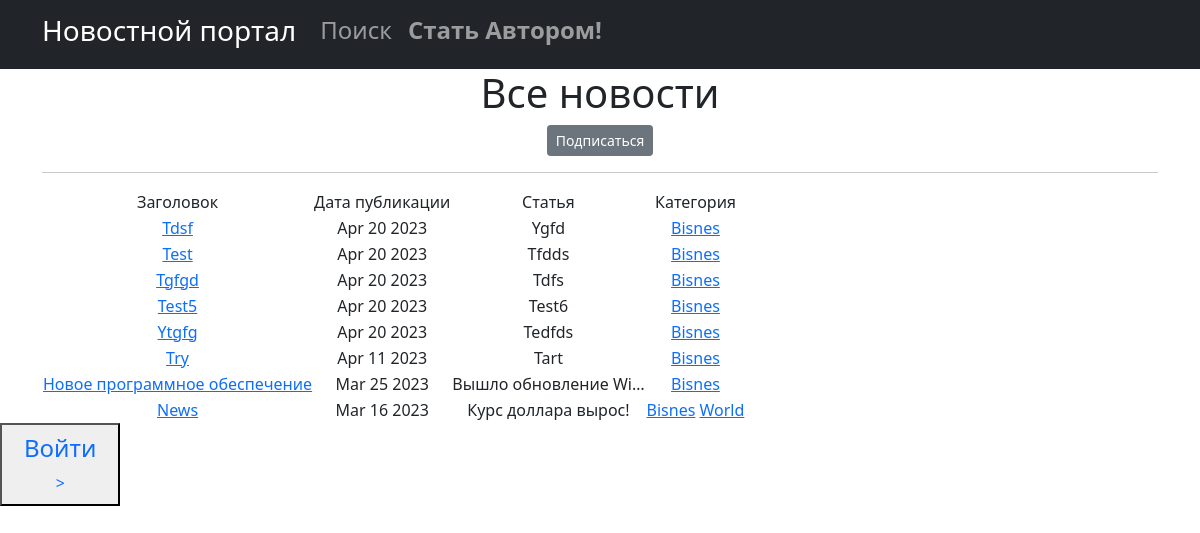
Page /news/categories/1 on the earlier database version.
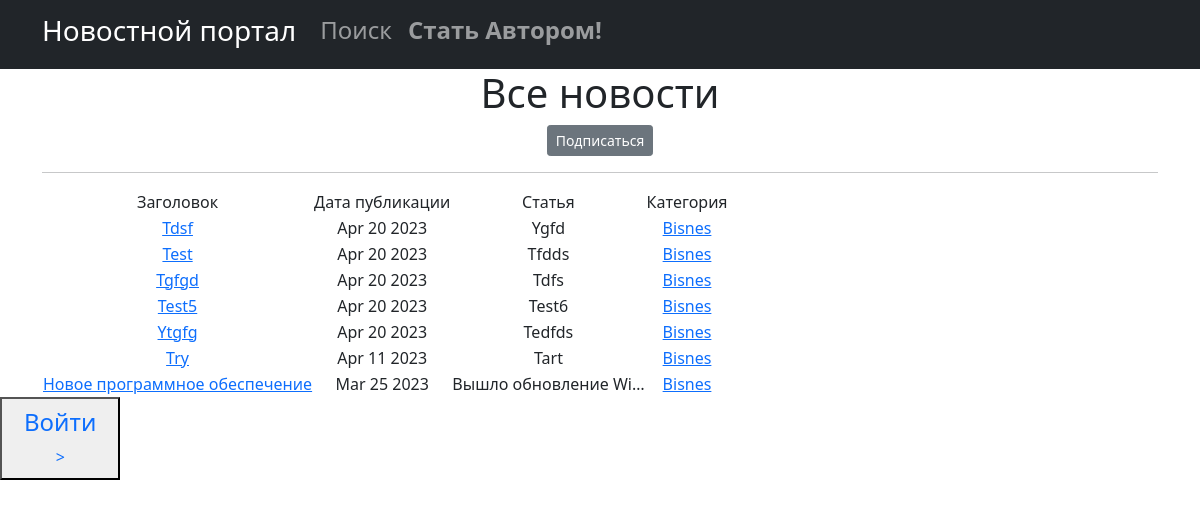
Same page on the later database version.
### new/models.py (models this page shows, shortened)
class Post(models.Model):
    NEWS = 'NW'
    ARTICLE = 'AR'
    CATEGORY_CHOICES = [
        (NEWS, 'Новость'),
        (ARTICLE, 'Статья'),
    ]
    author = models.ForeignKey(Author, on_delete=models.CASCADE,)
    categoryType = models.CharField(max_length=2, choices=CATEGORY_CHOICES, default=ARTICLE)
    dateCreation = models.DateTimeField(auto_now_add=True)
    postCategory = models.ManyToManyField(Category, through='PostCategory')
    tittle = models.CharField(max_length=128)
    text = models.TextField()
    rating = models.SmallIntegerField(default=0)

class Category(models.Model):
    name = models.CharField(max_length=128, unique=True)
    subscribers = models.ManyToManyField(User, related_name='categories')
    def __str__(self):
        return self.name

### new/views.py (the view)
# urls.py: path('categories/<int:pk>', CategoryListView.as_view(), name='category_list'),
class CategoryListView(ListView):
    logger.info('INFO')
    model = Post
    template_name = 'category_list.html'
    context_object_name = 'category_news_list'
    def get_queryset(self):
        self.category = get_object_or_404(Category, id=self.kwargs['pk'])
        queryset = Post.objects.filter(postCategory=self.category).order_by('-dateCreation')
        return queryset
    def get_context_data(self, **kwargs):
        context = super().get_context_data(**kwargs)
        context['is_not_subscriber'] = self.request.user not in self.category.subscribers.all()
        context['postCategory'] = self.category
        return context

### new/templatetags/custom_filters.py (called while the page is built)
@register.filter()
def censor(value):
    x='теракт'
    c='редиска'
    if x in value:
        a= value.replace('теракт', 'т*****')
        return a
    if c in value:
        d= value.replace('редиска', 'р******')
        return d
    try:
        x = str(x)
        c = str(c)
    except:
        print('Введено не слово')
    else:
        return value

### templates/category_list.html (shortened to what this page needs)
{% extends 'flatpages/default.html' %}
{% load custom_filters %}
{% block content %}
   <h1>Все новости</h1>
    {% if is_not_subscriber %}
    <p class="text-centre"><a href="{% url 'subscribe' postCategory.id %}" class="btn btn-secondary btn-sm">Подписаться </a> </p>
    {% else %}
    <p class="text-centre"><a href="{% url 'not_subscribe' postCategory.id %}" class="btn btn-secondary btn-sm">Отписаться </a> </p>
    {% endif %}
    <hr>
    {% if category_news_list %}
       <table>
           <tr>
               <td>Заголовок</td>
               <td>Дата публикации</td>
               <td>Статья</td>
                <td>Категория</td>
           </tr>
           {% for posts in category_news_list %}
           <tr>
               <td>
                   <a href="{% url 'post_detail' posts.id %}"> {{ posts.tittle|censor }}</a>
               </td>
               <td>{{ posts.dateCreation|date:'M d Y'}}</td>
               <td>{{ posts.text|truncatechars:20|censor}}</td>
               <td>
                   {% for category in posts.postCategory.all %}
                    <a href="{% url 'category_list' category.id %}">{{ category }}</a>
                        {% endfor %}
               </td>
           </tr>
           {% endfor %}
       </table>
   {% else %}
       <h2>Статей нет!</h2>
    {% endif %}
{% endblock content %}

Differences in the rows shown:
removed Post: tittle|censor "News", dateCreation "Mar 16 2023", text|censor "Курс доллара вырос!", Category (name "Bisnes")
no longer on this page (row unchanged): Category: name "World", shown under "News"
